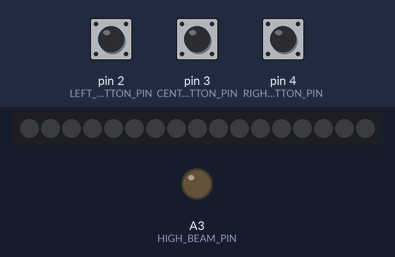
A sketch run on a simulated Arduino Uno, built with avr-gcc and run on an emulated ATmega328P. On the bench: 17 RGB LEDs in strip order, left to right, output pins drawn as LEDs (lit = HIGH). Inputs (shaded band) come from the test bench; at power-on: pin 2 (LEFT_BUTTON_PIN) HIGH, pin 3 (CENTRAL_BUTTON_PIN) HIGH, pin 4 (RIGHT_BUTTON_PIN) HIGH.

Above: at 1.2 s.
1.3 s: pin 2 (LEFT_BUTTON_PIN) pulled LOW for 0.15 s
At 2.3 s:
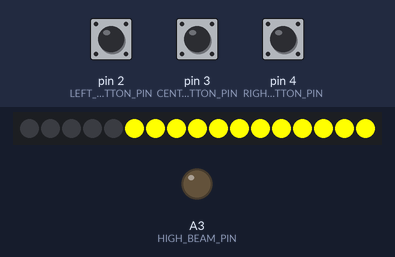
2.9 s: pin 3 (CENTRAL_BUTTON_PIN) pulled LOW for 3.2 s
At 4.8 s:
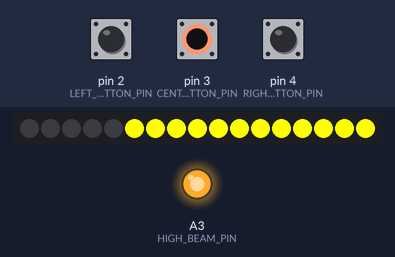
Timing chart, 0 to 6.3 s (numbered marks = the images above; inputs shaded):
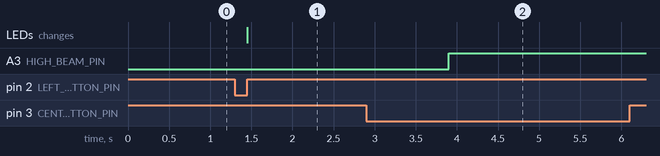

The sketch:

kidCarPC.ino
```cpp
#include "src/blinker.h"
#include "src/buttons.h"
#include "src/led.h"

#define DELAYVAL 500 // Time (in milliseconds) to pause between pixels

bool isHighBeam = false;

void setup() {
  Serial.begin(115200);

  led.begin();
  pinMode(HIGH_BEAM_PIN, OUTPUT);
  setupButtons();
}

void loop() {
  handleButtons();
  handleBlinker();


  if (centralButton.isHolded()) {
    isHighBeam = !isHighBeam;
    digitalWrite(HIGH_BEAM_PIN, isHighBeam);
  }

  if (leftButton.isClick()) {
    toggleBlinker(TURN_LEFT_MODE);
  }

  if (rightButton.isClick()) {
    toggleBlinker(TURN_RIGHT_MODE);
  }
//   for(int i=0; i < LED_AMOUNT; i++) { // For each pixel...
//     led.setPixelColor(i, led.Color(0, 150, 0));
//     led.show();   // Send the updated pixel colors to the hardware.
//     delay(DELAYVAL); // Pause before next pass through loop
//   }

}
```

blinker.cpp
```cpp
#include "arduino.h"
#include "blinker.h"
#include "config.h"
#include "led.h"

#define BLINKER_PERIOD 1000

#define FL_BLINKER DASHBOARD_INDICATOR_COUNT
#define FR_BLINKER FL_BLINKER + FRONT_BLINKER_AMOUNT
#define BR_BLINKER FR_BLINKER + FRONT_BLINKER_AMOUNT
#define BL_BLINKER BR_BLINKER + BACK_BLINKER_AMOUNT

bool isBlinkerEnabled = false;
int blinkerMode = EMERGENCY_MODE;
int blinkerStartTime = 0;

void enableBlinker(BlinkerMode mode) {
  blinkerMode = mode;
  isBlinkerEnabled = true;
  blinkerStartTime = millis();
}

void toggleBlinker(BlinkerMode mode) {
  if (isBlinkerEnabled) {
    if (blinkerMode == mode) {
      disableBlinker();
    } else if (mode == EMERGENCY_MODE) {
      blinkerMode = mode;
    }
  } else {
    enableBlinker(mode);
  }
}

void disableBlinker() {
  isBlinkerEnabled = false;
}

void handleBlinker() {
  if (isBlinkerEnabled) {
    uint32_t time = millis() - blinkerStartTime;
    bool isBlinkerHigh = time % BLINKER_PERIOD < BLINKER_PERIOD / 2;

    uint32_t color = isBlinkerEnabled ? yellowColor : noneColor;

    setPixelLine(FL_BLINKER, FRONT_BLINKER_AMOUNT, color);
    setPixelLine(FR_BLINKER, FRONT_BLINKER_AMOUNT, color);
    setPixelLine(BR_BLINKER, BACK_BLINKER_AMOUNT, color);
    setPixelLine(BL_BLINKER, BACK_BLINKER_AMOUNT, color);

    led.show();
  }
}
```

blinker.h
```cpp
#ifndef BLINKER_H
#define BLINKER_H

#define FRONT_BLINKER_AMOUNT 3
#define BACK_BLINKER_AMOUNT 3

enum BlinkerMode {
  TURN_LEFT_MODE,
  TURN_RIGHT_MODE,
  EMERGENCY_MODE,
};

void toggleBlinker(BlinkerMode mode);
void disableBlinker();
void handleBlinker();

#endif;
```

buttons.cpp
```cpp
#include "buttons.h"

GButton leftButton(LEFT_BUTTON_PIN);
GButton centralButton(CENTRAL_BUTTON_PIN);
GButton rightButton(RIGHT_BUTTON_PIN);

void setupButtons() {
  pinMode(LEFT_BUTTON_PIN, INPUT_PULLUP);
  pinMode(CENTRAL_BUTTON_PIN, INPUT_PULLUP);
  pinMode(RIGHT_BUTTON_PIN, INPUT_PULLUP);

  leftButton.setType(HIGH_PULL);
  leftButton.setDirection(NORM_OPEN);
  leftButton.setTimeout(HOLD_BUTTON_TIMEOUT);

  centralButton.setType(HIGH_PULL);
  centralButton.setDirection(NORM_OPEN);
  centralButton.setTimeout(HOLD_BUTTON_TIMEOUT);

  rightButton.setType(HIGH_PULL);
  rightButton.setDirection(NORM_OPEN);
  rightButton.setTimeout(HOLD_BUTTON_TIMEOUT);
}

void handleButtons() {
  leftButton.tick();
  centralButton.tick();
  rightButton.tick();
}
```

buttons.h
```cpp
#ifndef BUTTONS_H
#define BUTTONS_H

#include <GyverButton.h>
#include "config.h"

extern GButton leftButton;
extern GButton centralButton;
extern GButton rightButton;

void setupButtons();
void handleButtons();

#endif;
```

led.cpp
```cpp
#include "led.h"
#include "config.h"

Adafruit_NeoPixel led(LED_AMOUNT, LED_PIN, NEO_GRB + NEO_KHZ800);

uint32_t noneColor = led.Color(0, 0, 0);
uint32_t yellowColor = led.Color(255, 255, 0);
uint32_t whiteColor = led.Color(255, 255, 255);
uint32_t redColor = led.Color(255, 0, 0);
uint32_t blueColor = led.Color(0, 0, 255);
uint32_t greenColor = led.Color(0, 255, 0);

void setPixelLine(int start, int amount, uint32_t color) {
  for (int i = start; i < start + amount; i++) {
    led.setPixelColor(i, color);
  }
}
```

led.h
```cpp
#ifndef LED_H
#define LED_H

#include <Adafruit_NeoPixel.h>

extern Adafruit_NeoPixel led;

extern uint32_t noneColor;
extern uint32_t yellowColor;
extern uint32_t whiteColor;
extern uint32_t redColor;
extern uint32_t blueColor;
extern uint32_t greenColor;

void setPixelLine(int start, int amount, uint32_t color);

#endif
```

config.h
```cpp
#ifndef CONFIG_H
#define CONFIG_H


#define DASHBOARD_INDICATOR_COUNT 5
#define FRONT_BLINKER_AMOUNT 3
#define BACK_BLINKER_AMOUNT 3
#define LED_AMOUNT DASHBOARD_INDICATOR_COUNT + FRONT_BLINKER_AMOUNT * 2 + BACK_BLINKER_AMOUNT * 2

#define HOLD_BUTTON_TIMEOUT 1000

#define LED_PIN 6
#define HIGH_BEAM_PIN A3

#define LEFT_BUTTON_PIN 2
#define CENTRAL_BUTTON_PIN 3
#define RIGHT_BUTTON_PIN 4


#endif
```

Measured:
- after the input at 1.3 s, the LEDs: change after 0.15 s (image 1)
- after the input at 2.9 s, A3 (HIGH_BEAM_PIN): LOW → HIGH after 1.0 s
